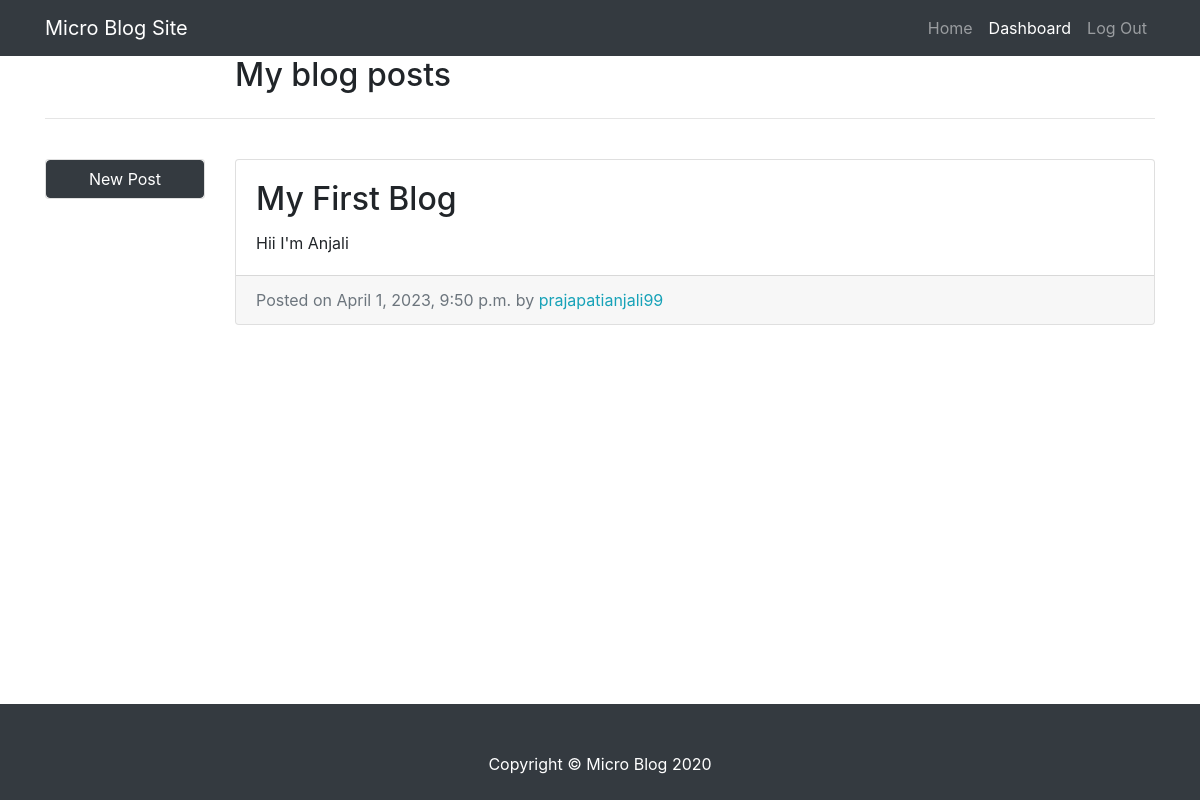
The app's page /dashboard/ (signed in), older data.
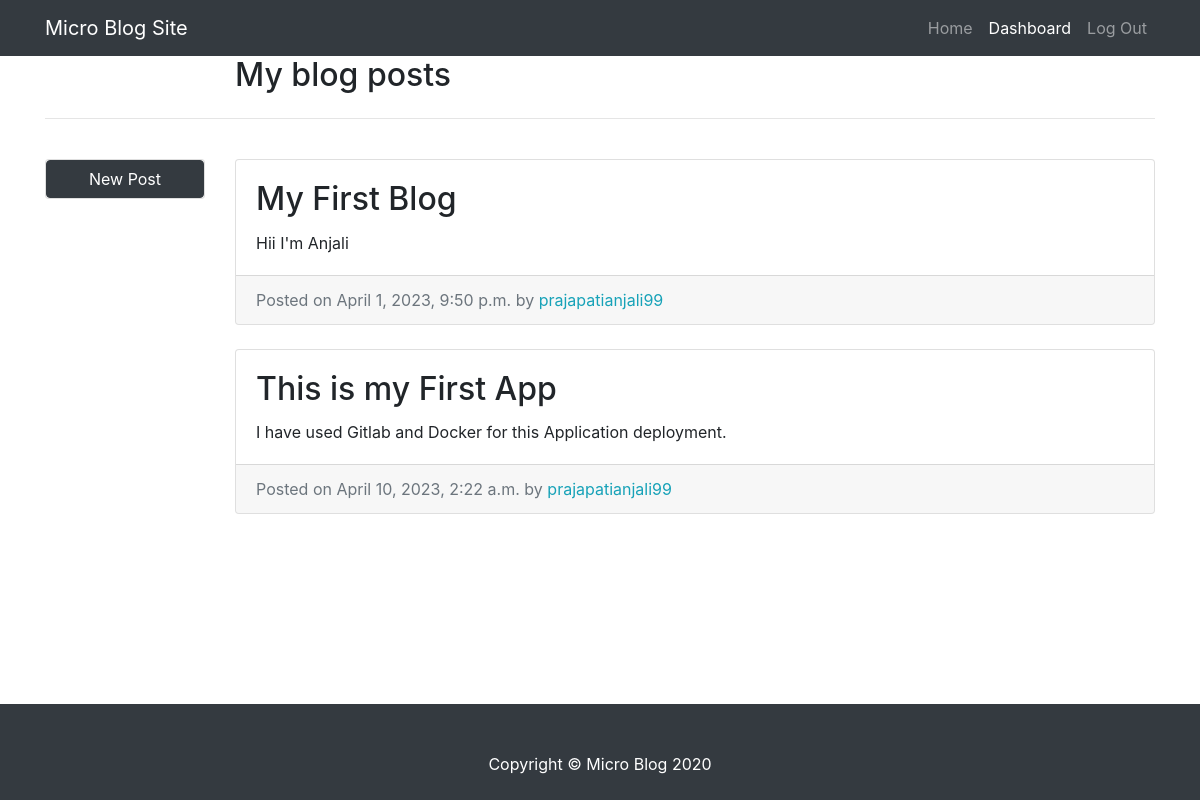
The same page, newer data.
### post/models.py (models this page shows, shortened)
class Post(models.Model):
    post_title = models.CharField(max_length=50)
    post_text = models.TextField(max_length=200)
    post_date = models.DateTimeField(auto_now_add=True)
    post_author = models.ForeignKey(User,on_delete=models.CASCADE)
    class Meta:
        verbose_name_plural = "Posts"

### post/views.py (the view)
# urls.py: path('dashboard/', DashboardView.as_view(), name = 'user-dashboard'),
class DashboardView(LoginRequiredMixin,ListView):
    model = Post
    template_name = "dashboard.html"
    context_object_name = 'post_entries'
    paginate_by = 3
    def get_queryset(self):
        return Post.objects.filter(post_author = self.request.user)

### templates/dashboard.html (shortened to what this page needs)
{% extends 'base.html' %}
  {% block extra_css %}
    <link href="/static/css/blog-home.css" rel="stylesheet">
  {% endblock extra_css %}
  {% block content %}
    <div class="row">
        <div class="col-md-2"></div>
        <div class="col-md-10">
            <h2>My blog posts</h2>
        </div>
    </div>
    <hr />
    <div class="row">
      <div class="col-md-2">
        <div class="card my-4">
            <button id="new_post" style="width:100%;" class="btn btn-dark">New Post</button>
        </div>
      </div>
      <div class="col-md-10">
        {% for post in post_entries %}
          <div class="card mb-4 mt-4">
            <div class="card-body">
              <h2 class="card-title">{{post.post_title}}</h2>
              <p class="card-text">{{post.post_text}}</p>
            </div>
            <div class="card-footer text-muted">
              Posted on {{post.post_date}} by
              <span class= "text-info mr-2">{{post.post_author}}</span>
            </div>
          </div>
        {% endfor %}
      </div>
    </div>
  {% endblock %}

Row changes from the older to the newer data that the page shows:
added Post: post_title "This is my First App", post_text "I have used Gitlab and Docker for this Application deployment.", post_date "April 10, 2023, 2:22 a.m.", post_author "prajapatianjali99"
